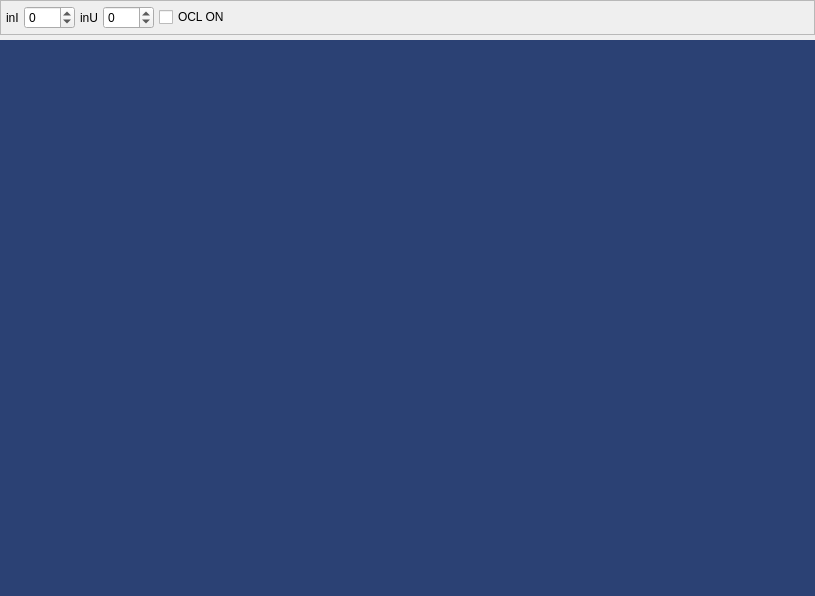
<?xml version="1.0" encoding="UTF-8"?>
<ui version="4.0">
 <class>MainWindow</class>
 <widget class="QMainWindow" name="MainWindow">
  <property name="geometry">
   <rect>
    <x>0</x>
    <y>0</y>
    <width>815</width>
    <height>596</height>
   </rect>
  </property>
  <property name="windowTitle">
   <string>MainWindow</string>
  </property>
  <widget class="QWidget" name="centralWidget">
   <layout class="QVBoxLayout" name="verticalLayout">
    <property name="spacing">
     <number>5</number>
    </property>
    <property name="leftMargin">
     <number>0</number>
    </property>
    <property name="topMargin">
     <number>0</number>
    </property>
    <property name="rightMargin">
     <number>0</number>
    </property>
    <property name="bottomMargin">
     <number>0</number>
    </property>
    <item>
     <widget class="QFrame" name="frmTest">
      <property name="sizePolicy">
       <sizepolicy hsizetype="Preferred" vsizetype="Maximum">
        <horstretch>0</horstretch>
        <verstretch>0</verstretch>
       </sizepolicy>
      </property>
      <property name="frameShape">
       <enum>QFrame::StyledPanel</enum>
      </property>
      <property name="frameShadow">
       <enum>QFrame::Raised</enum>
      </property>
      <layout class="QHBoxLayout" name="horizontalLayout">
       <property name="spacing">
        <number>5</number>
       </property>
       <property name="leftMargin">
        <number>5</number>
       </property>
       <property name="topMargin">
        <number>5</number>
       </property>
       <property name="rightMargin">
        <number>5</number>
       </property>
       <property name="bottomMargin">
        <number>5</number>
       </property>
       <item>
        <widget class="QLabel" name="label">
         <property name="text">
          <string>inI</string>
         </property>
        </widget>
       </item>
       <item>
        <widget class="QSpinBox" name="inI">
         <property name="minimum">
          <number>-999</number>
         </property>
         <property name="maximum">
          <number>999</number>
         </property>
        </widget>
       </item>
       <item>
        <widget class="QLabel" name="label_2">
         <property name="text">
          <string>inU</string>
         </property>
        </widget>
       </item>
       <item>
        <widget class="QSpinBox" name="inU">
         <property name="minimum">
          <number>-999</number>
         </property>
         <property name="maximum">
          <number>999</number>
         </property>
        </widget>
       </item>
       <item>
        <widget class="QCheckBox" name="oclOn">
         <property name="text">
          <string>OCL ON</string>
         </property>
        </widget>
       </item>
       <item>
        <spacer name="horizontalSpacer">
         <property name="orientation">
          <enum>Qt::Horizontal</enum>
         </property>
         <property name="sizeHint" stdset="0">
          <size>
           <width>40</width>
           <height>20</height>
          </size>
         </property>
        </spacer>
       </item>
      </layout>
     </widget>
    </item>
    <item>
     <widget class="VisuWidget" name="visuWidget" native="true">
      <property name="styleSheet">
       <string notr="true">background-color: #2b4174;</string>
      </property>
     </widget>
    </item>
   </layout>
  </widget>
  <widget class="QMenuBar" name="menuBar">
   <property name="geometry">
    <rect>
     <x>0</x>
     <y>0</y>
     <width>815</width>
     <height>32</height>
    </rect>
   </property>
  </widget>
  <action name="actionOmpagOn">
   <property name="checkable">
    <bool>true</bool>
   </property>
   <property name="text">
    <string>Ompag ON</string>
   </property>
  </action>
  <action name="actionBsOn">
   <property name="checkable">
    <bool>true</bool>
   </property>
   <property name="text">
    <string>BS ON</string>
   </property>
  </action>
  <action name="actionPwrStatus">
   <property name="checkable">
    <bool>true</bool>
   </property>
   <property name="text">
    <string>PWR Status</string>
   </property>
  </action>
 </widget>
 <layoutdefault spacing="6" margin="11"/>
 <customwidgets>
  <customwidget>
   <class>VisuWidget</class>
   <extends>QWidget</extends>
   <header>src/visuwidget.h</header>
   <container>1</container>
  </customwidget>
 </customwidgets>
 <resources/>
 <connections/>
</ui>
